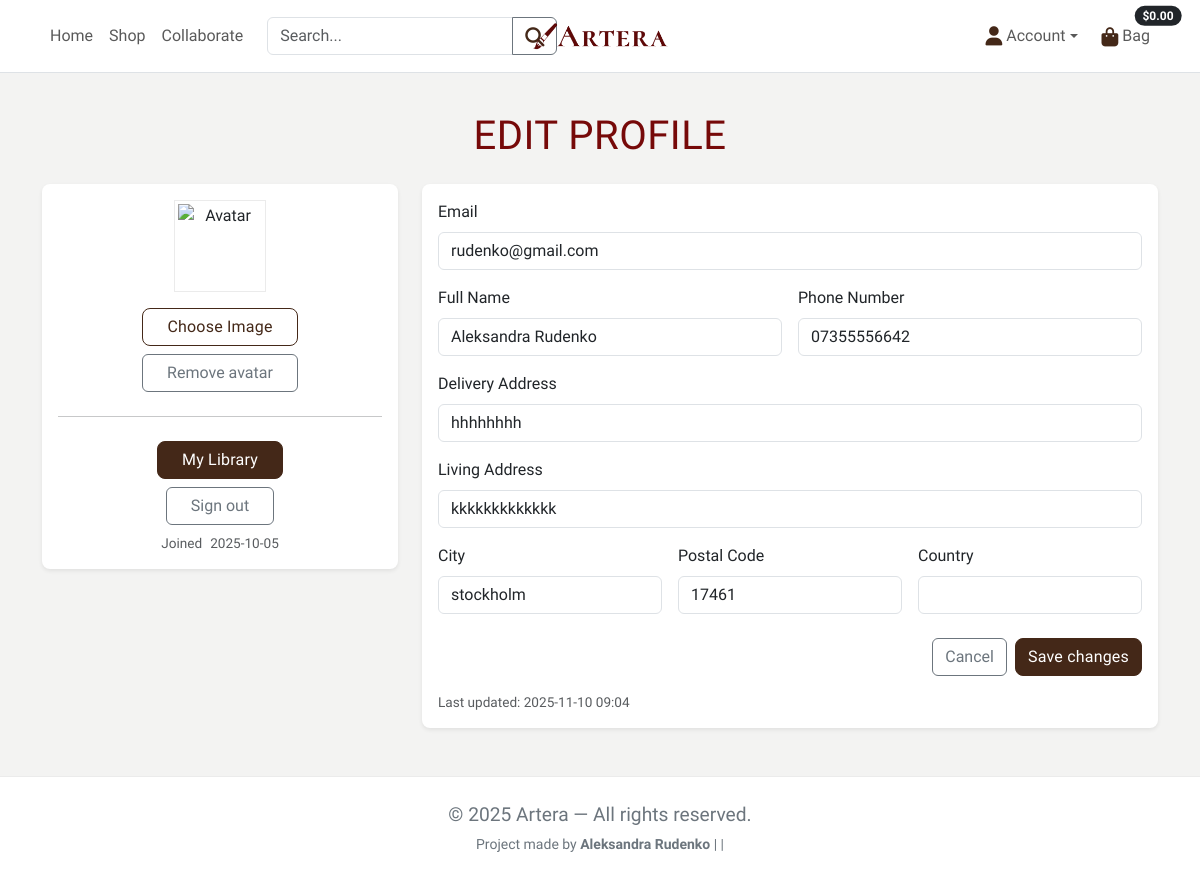
Page /profiles/ (signed in) on the committed database.
### profiles/models.py (models this page shows, shortened)
class Profile(models.Model):
    user = models.OneToOneField(settings.AUTH_USER_MODEL, on_delete=models.CASCADE)
    full_name = models.CharField(max_length=100, blank=True)
    phone_number = models.CharField(max_length=20, blank=True)
    address_line_delivery = models.CharField(max_length=255, blank=True)
    address_line_living = models.CharField(max_length=255, blank=True)
    city = models.CharField(max_length=100, blank=True)
    postal_code = models.CharField(max_length=20, blank=True)
    country = models.CharField(max_length=100, blank=True)
    created_at = models.DateTimeField(auto_now_add=True)
    updated_at = models.DateTimeField(auto_now=True)
    avatar = CloudinaryField('image', blank=True, null=True, folder='avatars')

### profiles/views.py (the view)
# urls.py: path('', views.profile, name='profile'),
@login_required
def profile(request):
    profile, _ = Profile.objects.get_or_create(user=request.user)
    if request.method == 'POST':
        form = ProfileForm(request.POST, instance=profile)
        new_email = (request.POST.get('email') or '').strip()
        if form.is_valid():
            with transaction.atomic():
                form.save()
                if new_email and new_email.lower() != (request.user.email or '').lower():
                    ea = EmailAddress.objects.filter(
                        user=request.user, email__iexact=new_email
                    ).first()
                    if not ea:
                        ea = EmailAddress(user=request.user, email=new_email, primary=False, verified=False)
                        ea.save()
                    ea.send_confirmation(request)
                    messages.info(request, "We sent a verification link to your new email. "
                                            "It will replace your current email after you confirm.")
                else:
                    messages.success(request, "Profile updated.")
            return redirect('profile')
        else:
            messages.error(request, "Please fix the errors below.")
    else:
        form = ProfileForm(instance=profile)
    return render(request, 'profiles/profile.html', {
        'form': form,
        'user_obj': request.user,
    })

### profiles/forms.py
class ProfileForm(forms.ModelForm):
    class Meta:
        model = Profile
        fields = [
            'full_name', 'phone_number', 'address_line_delivery',
            'address_line_living', 'city', 'postal_code', 'country'
        ]
        widgets = {
            'full_name': forms.TextInput(attrs={'class': 'form-control'}),
            'phone_number': forms.TextInput(attrs={'class': 'form-control'}),
            'address_line_delivery': forms.TextInput(attrs={'class': 'form-control'}),
            'address_line_living': forms.TextInput(attrs={'class': 'form-control'}),
            'city': forms.TextInput(attrs={'class': 'form-control'}),
            'postal_code': forms.TextInput(attrs={'class': 'form-control'}),
            'country': forms.TextInput(attrs={'class': 'form-control'}),
        }
        labels = {
            'full_name': 'Full Name',
            'phone_number': 'Phone Number',
            'address_line_delivery': 'Delivery Address',
            'address_line_living': 'Living Address',
            'city': 'City',
            'postal_code': 'Postal Code',
            'country': 'Country',
        }

### bag/contexts.py (called while the page is built, shortened)
def bag_contents(request):
    bag_items = []
    total = Decimal("0")
    product_count = 0
    bag = request.session.get('bag', {})
    if total < getattr(settings, 'FREE_DELIVERY_THRESHOLD', 0):
        delivery = total * Decimal(getattr(settings, 'STANDARD_DELIVERY_PERCENTAGE', 0) / 100)
        free_delivery_delta = getattr(settings, 'FREE_DELIVERY_THRESHOLD', 0) - total
    else:
        delivery = 0
        free_delivery_delta = 0
    grand_total = delivery + total
    context = {
        'bag_items': bag_items,
        'total': total,
        'product_count': product_count,
        'delivery': delivery,
        'free_delivery_delta': free_delivery_delta,
        'free_delivery_threshold': getattr(settings, 'FREE_DELIVERY_THRESHOLD', 0),
        'grand_total': grand_total,
    }
    return context

### profiles/templates/profiles/profile.html (shortened to what this page needs)
{% extends "base.html" %}
{% load static %}
{% block content %}
<div class="container py-5 profile">
    <h1 class="mb-4 text-center">Edit Profile</h1>
    <div class="row g-4">
        <div class="col-12 col-lg-4">
            <div class="card border-0 shadow-sm rounded-3">
                <div class="card-body text-center">
                    <div class="avatar mb-3 mx-auto">
                        {% if form.instance.avatar %}
                        <img src="{{ form.instance.avatar.url }}" alt="Avatar" class="avatar-image">
                        {% else %}
                        <img src="{% static 'images/default-avatar.png' %}" alt="Default avatar" class="avatar-image">
                        {% endif %}
                    </div>
                    <form method="post" action="{% url 'avatar_upload' %}" enctype="multipart/form-data"
                        class="d-grid gap-2 mb-2">
                        <label for="avatar-file" class="btn btn-outline-dark mx-auto px-4">Choose Image</label>
                    </form>
                    {% if form.instance.avatar %}
                    <form method="post" action="{% url 'avatar_remove' %}" class="d-grid gap-2">
                        <button class="btn btn-outline-secondary mx-auto px-4" type="submit">Remove avatar</button>
                    </form>
                    {% endif %}
                    <hr class="my-4">
                    <div class="d-grid gap-2">
                        <a href="{% url 'library' %}" class="btn btn-dark mx-auto px-4">My Library</a>
                        <a href="{% url 'account_logout' %}" class="btn btn-outline-secondary mx-auto px-4">Sign
                            out</a>
                        <div class="small text-muted">
                            <span class="me-2">Joined</span>{{ user_obj.date_joined|date:"Y-m-d" }}
                        </div>
                    </div>
                </div>
            </div>
        </div>
        <div class="col-12 col-lg-8">
            <div class="card border-0 shadow-sm rounded-3">
                <div class="card-body">
                    <form method="post" novalidate>
                        <div class="mb-3">
                            <label class="form-label">Email</label>
                            <input type="email" name="email" value="{{ user_obj.email }}" class="form-control">
                        </div>
                        <div class="row g-3">
                            <div class="col-md-6">
                                <label class="form-label">{{ form.full_name.label }}</label>
                                {{ form.full_name }}
                            </div>
                            <div class="col-md-6">
                                <label class="form-label">{{ form.phone_number.label }}</label>
                                {{ form.phone_number }}
                            </div>
                            <div class="col-12">
                                <label class="form-label">{{ form.address_line_delivery.label }}</label>
                                {{ form.address_line_delivery }}
                            </div>
                            <div class="col-12">
                                <label class="form-label">{{ form.address_line_living.label }}</label>
                                {{ form.address_line_living }}
                            </div>
                            <div class="col-md-4">
                                <label class="form-label">{{ form.city.label }}</label>
                                {{ form.city }}
                            </div>
                            <div class="col-md-4">
                                <label class="form-label">{{ form.postal_code.label }}</label>
                                {{ form.postal_code }}
                            </div>
                            <div class="col-md-4">
                                <label class="form-label">{{ form.country.label }}</label>
                                {{ form.country }}
                            </div>
                        </div>
                        <div class="d-flex gap-2 justify-content-end mt-4">
                            <a href="{% url 'all_artworks' %}" class="btn btn-outline-secondary">Cancel</a>
                            <button type="submit" class="btn btn-dark">Save changes</button>
                        </div>
                    </form>
                    <div class="small text-muted mt-3">
                        Last updated:
                        {% if form.instance.updated_at %}{{ form.instance.updated_at|date:"Y-m-d H:i" }}{% else %}—{% endif %}
                    </div>
                </div>
            </div>
        </div>
    </div>
</div>
{% endblock %}

### static/css/base.css (style rules this page uses)
:root { --primary-font: "Cardo", serif; --primary-color: #442818; --secondary-color: #760909; --accent-1: #C2D2C2; --accent-1-dark: #2D4739; --bg-color: #F3F3F2; --surface: #FFFFFF; --ink: #1f1f1f; --muted: #6c757d; --border: rgba(0, 0, 0, .08); --shadow-sm: 0 6px 18px rgba(0, 0, 0, .08); --shadow-md: 0 10px 24px rgba(0, 0, 0, .1); --radius: 12px; }
body { font-family: var(--primary-font); background: var(--bg-color); color: var(--ink); display: flex; flex-direction: column; min-height: 100vh; }
h1, h2 { font-family: var(--primary-font); color: var(--secondary-color); letter-spacing: 0.5px; text-transform: uppercase; }
.card p, .card .text-muted { font-size: 0.85rem; }
.avatar-image { width: 85px; height: 85px; }
.profile .card { border: 1px solid var(--border); box-shadow: var(--shadow); overflow: hidden; }
.profile .avatar { width: 92px; height: 92px; display: grid; place-items: center; margin-bottom: 0.5rem; border: 1px solid var(--border); }
.btn { max-width: 300px; }
.btn-dark { background: var(--primary-color); border-color: var(--primary-color); color: #fff; border-radius: 8px; letter-spacing: 0.2px; }
.btn-outline-dark { color: var(--primary-color); border-color: var(--primary-color); border-radius: 8px; letter-spacing: 0.2px; }
a { color: var(--primary-color); text-decoration: none; }

### rows in the picture
Profile: full_name "Aleksandra Rudenko", phone_number "07355556642", address_line_delivery "hhhhhhhh", address_line_living "kkkkkkkkkkkkk", city "stockholm", postal_code "17461", instance.updated_at "2025-11-10 09:04"

### other values in the picture
{{ user_obj.date_joined|date:"Y-m-d" }} "2025-10-05"
